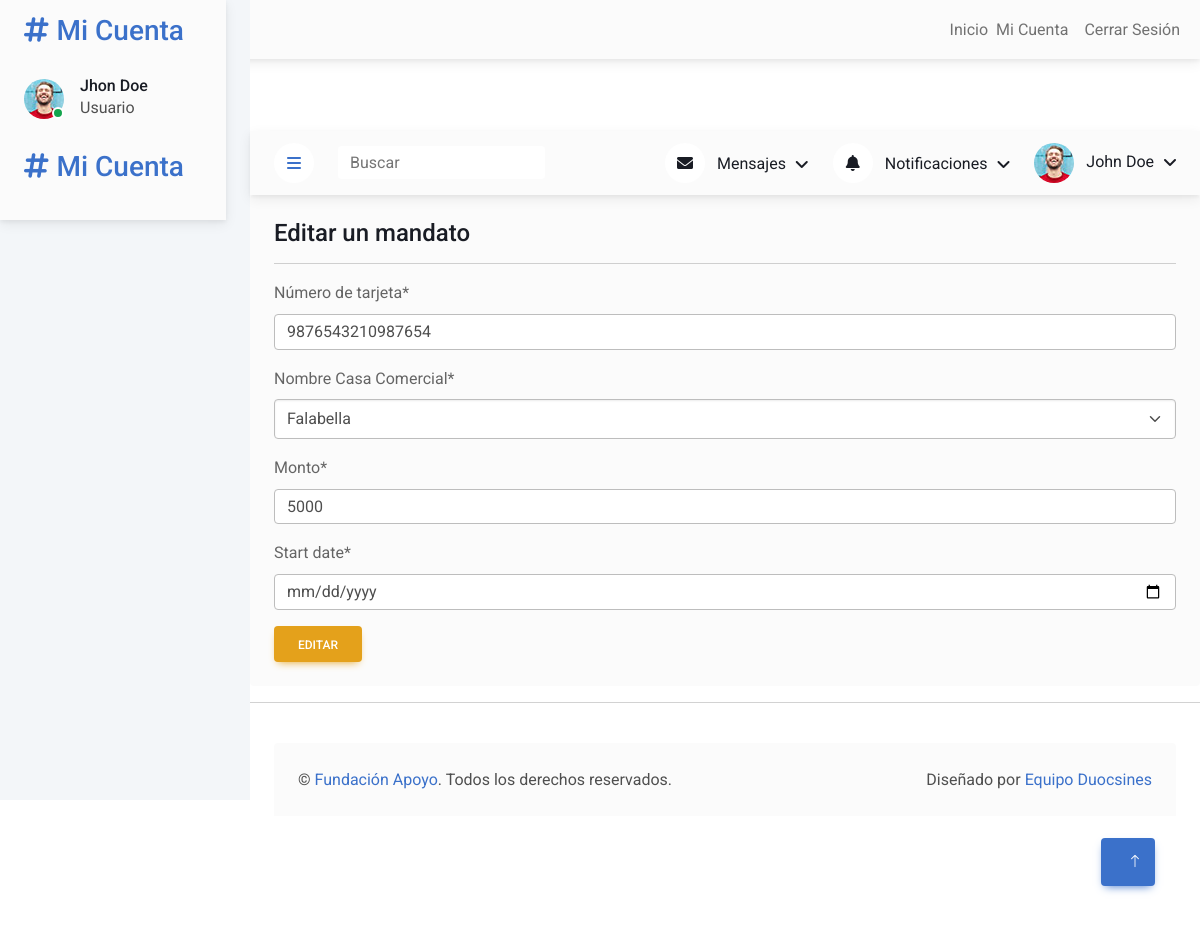
The app's page /users/mandato/update/19/ (signed in) with its own data.
### users/models.py (models this page shows, shortened)
class Mandato(models.Model):
    MODALIDAD_CHOICES = [
        ('AbcVisa', 'AbcVisa'),
        ('Falabella', 'Falabella'),
        ('Hites', 'Hites'),
        ('La Polar', 'La Polar'),
        ('Paris', 'Paris'),
        ('Ripley', 'Ripley'),
    ]
    user = models.OneToOneField(User, blank=True, null=True, on_delete=models.CASCADE)
    numero_tarjeta = models.CharField(max_length=16, unique=True, validators=[MinLengthValidator(16)])
    casa_comercial = models.CharField(max_length=50, choices=MODALIDAD_CHOICES)
    monto = models.IntegerField(default=0, validators=[MinValueValidator(0)])  # must be positive
    modalidad = models.CharField(max_length=50, default='Mensual')
    start_date = models.DateField()
    created = models.DateTimeField(auto_now_add=True)
    updated = models.DateTimeField(auto_now=True)

### users/views.py (the view, shortened to what this page needs)
# urls.py: path('mandato/update/<int:pk>/', MandatoUpdateView.as_view(), name='users-mandato-update'),
class MandatoUpdateView(LoginRequiredMixin, UpdateView):
    template_name = 'users/mandato_update.html'
    form_class = MandatoForm
    queryset = Mandato.objects.all()

### users/forms.py (shortened to what this page needs)
class MandatoForm(forms.ModelForm):
    start_date = forms.DateField(
        widget=forms.DateInput(attrs={'type': 'date'})
    )
    class Meta:
        model = Mandato
        fields = ['numero_tarjeta', 'casa_comercial', 'monto', 'start_date']
        labels = {
            'numero_tarjeta': _('Número de tarjeta'),
            'casa_comercial': _('Nombre Casa Comercial'),
            'monto': _('Monto'),
            'start_date': _('Fecha de inicio del mandato'),
        }

### users/templates/users/mandato_update.html (shortened to what this page needs)
{% extends "users/base.html" %}
{% load static %}
{% load crispy_forms_tags %}
{% block content %}
<div class="container-xxl position-relative bg-white d-flex p-0">
        <div class="sidebar pe-4 pb-3">
            <nav class="navbar bg-light navbar-light">
                <a href="{% url 'users:users-dashboard' %}" class="navbar-brand mx-4 mb-3">
                    <h3 class="text-primary"><i class="fa fa-hashtag me-2"></i>Mi Cuenta</h3>
                </a>
                <div class="d-flex align-items-center ms-4 mb-4">
                    <div class="position-relative">
                        <img class="rounded-circle" src="{% static 'users/img/user.jpg' %}" alt="" style="width: 40px; height: 40px;">
                        <div class="bg-success rounded-circle border border-2 border-white position-absolute end-0 bottom-0 p-1"></div>
                    </div>
                    <div class="ms-3">
                        <h6 class="mb-0">Jhon Doe</h6>
                        <span>Usuario</span>
                    </div>
                </div>
                <a href="{% url 'users:users-dashboard' %}" class="navbar-brand mx-4 mb-3">
                    <h3 class="text-primary"><i class="fa fa-hashtag me-2"></i>Mi Cuenta</h3>
                </a>
            </nav>
        </div>
<div class="content">
    <nav class="navbar navbar-expand bg-light navbar-light sticky-top px-4 py-0">
        <a href="#" class="sidebar-toggler flex-shrink-0">
            <i class="fa fa-bars"></i>
        </a>
        <form class="d-none d-md-flex ms-4">
            <input class="form-control border-0" type="search" placeholder="Buscar">
        </form>
        <div class="navbar-nav align-items-center ms-auto">
            <div class="nav-item dropdown">
                <a href="#" class="nav-link dropdown-toggle" data-bs-toggle="dropdown">
                    <i class="fa fa-envelope me-lg-2"></i>
                    <span class="d-none d-lg-inline-flex">Mensajes</span>
                </a>
            </div>
            <div class="nav-item dropdown">
                <a href="#" class="nav-link dropdown-toggle" data-bs-toggle="dropdown">
                    <i class="fa fa-bell me-lg-2"></i>
                    <span class="d-none d-lg-inline-flex">Notificaciones</span>
                </a>
            </div>
            <div class="nav-item dropdown">
                <a href="#" class="nav-link dropdown-toggle" data-bs-toggle="dropdown">
                    <img class="rounded-circle me-lg-2" src="img/user.jpg" alt="" style="width: 40px; height: 40px;">
                    <span class="d-none d-lg-inline-flex">John Doe</span>
                </a>
            </div>
        </div>
    </nav>
            <div class="col-12">
                <div class="bg-light rounded h-100 p-4">
                    <h4>Editar un mandato</h4>
                <hr />
                <form method="POST" enctype="multipart/form-data">
                    {{ form|crispy }}
                    <button type="submit" class="btn btn-warning">Editar</button>
                </form>
                </div>
                <hr>
            </div>
            <div class="container-fluid pt-4 px-4">
                <div class="bg-light rounded-top p-4">
                    <div class="row">
                        <div class="col-12 col-sm-6 text-center text-sm-start">
                            &copy; <a href="#">Fundación Apoyo</a>. Todos los derechos reservados.
                        </div>
                        <div class="col-12 col-sm-6 text-center text-sm-end">
                            Diseñado por <a href="#">Equipo Duocsines</a>
                        </div>
                    </div>
                </div>
            </div>
        </div>
    <a href="#" class="btn btn-lg btn-primary btn-lg-square back-to-top"><i class="bi bi-arrow-up"></i></a>
</div>
{% endblock content %}

### users/static/users/css/style.css (style rules this page uses)
:root { --primary: #009CFF; --light: #F3F6F9; --dark: #191C24; }
.back-to-top { position: fixed; display: none; right: 45px; bottom: 45px; z-index: 99; }
.btn { transition: .5s; }
.btn.btn-primary { color: #FFFFFF; }
.btn-lg-square { width: 48px; height: 48px; }
.btn-square, .btn-sm-square, .btn-lg-square { padding: 0; display: inline-flex; align-items: center; justify-content: center; font-weight: normal; border-radius: 50px; }
.sidebar { position: fixed; top: 0; left: 0; bottom: 0; width: 250px; height: 100vh; overflow-y: auto; background: var(--light); transition: 0.5s; z-index: 999; }
.content { margin-left: 250px; min-height: 100vh; background: #FFFFFF; transition: 0.5s; }
@media (min-width: 992px) { .sidebar { margin-left: 0; } }
@media (min-width: 992px) { .content { width: calc(100% - 250px); } }
.content .navbar .navbar-nav .nav-link { margin-left: 25px; padding: 12px 0; color: var(--dark); outline: none; }
.content .navbar .sidebar-toggler, .content .navbar .navbar-nav .nav-link i { width: 40px; height: 40px; display: inline-flex; align-items: center; justify-content: center; background: #FFFFFF; border-radius: 40px; }
.content .navbar .dropdown-toggle::after { margin-left: 6px; vertical-align: middle; border: none; content: "\f107"; font-family: "Font Awesome 5 Free"; font-weight: 900; transition: .5s; }

### records on screen
Mandato: numero_tarjeta "9876543210987654", casa_comercial "Falabella", monto "5000"
